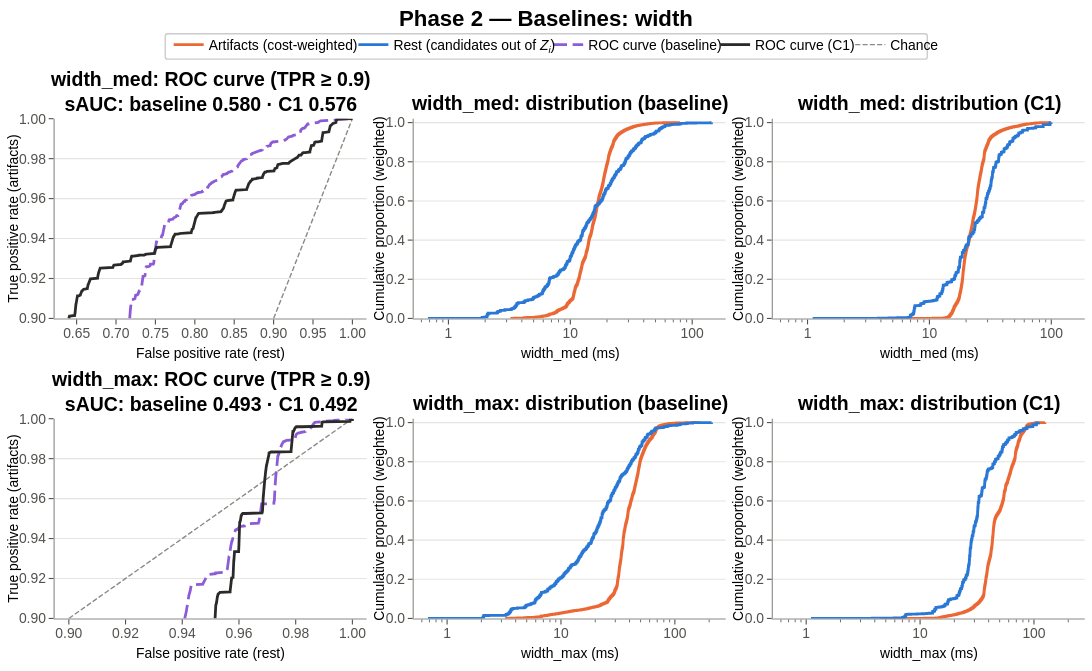

The notebook cell saved with this chart:
### Code cell
fig = plot_features(feat_dfs, "Width", title="Phase 2 — Baselines: width")
fig.show()

### Figure 1 — Plotly figure (JSON) as saved in the notebook; plotly's stock layout.template omitted (floating-point values rounded to 4 significant figures; data arrays with more than 128 entries replaced by an {"elided": "..."} marker saying what was removed)
{"data": [{"hoverinfo": "skip", "line": {"color": "#8a8985", "dash": "5.1px,2.2px", "width": 1.389}, "mode": "lines", "showlegend": false, "type": "scatter", "x": [0.9, 1], "xaxis": "x", "y": [0.9, 1], "yaxis": "y"}, {"hovertemplate": "%{text}<extra></extra>", "legend": "legend4", "legendgroup": "roc baseline", "line": {"color": "#8c5bd6", "dash": "13.9px,5.6px", "width": 2.778}, "mode": "lines", "showlegend": false, "text": {"elided": "5776 str values"}, "type": "scatter", "x": {"elided": "5776 float values"}, "xaxis": "x", "y": {"elided": "5776 float values"}, "yaxis": "y"}, {"hovertemplate": "%{text}<extra></extra>", "legend": "legend5", "legendgroup": "roc C1", "line": {"color": "#2b2a28", "dash": "solid", "width": 2.778}, "mode": "lines", "showlegend": false, "text": {"elided": "4408 str values"}, "type": "scatter", "x": {"elided": "4408 float values"}, "xaxis": "x", "y": {"elided": "4408 float values"}, "yaxis": "y"}, {"hovertemplate": "<b>Artifacts (baseline)</b><br>width_med ≤ %{x:.4g} ms: %{y:.1%}<extra></extra>", "legend": "legend2", "legendgroup": "class 1", "line": {"color": "#eb6834", "shape": "hv", "width": 2.778}, "mode": "lines", "showlegend": false, "type": "scatter", "x": {"elided": "2001 float values"}, "xaxis": "x2", "y": {"elided": "2001 float values"}, "yaxis": "y2"}, {"hovertemplate": "<b>Rest (baseline)</b><br>width_med ≤ %{x:.4g} ms: %{y:.1%}<extra></extra>", "legend": "legend3", "legendgroup": "class 0", "line": {"color": "#2a78d6", "shape": "hv", "width": 2.778}, "mode": "lines", "showlegend": false, "type": "scatter", "x": {"elided": "2001 float values"}, "xaxis": "x2", "y": {"elided": "2001 float values"}, "yaxis": "y2"}, {"hovertemplate": "<b>Artifacts (C1)</b><br>width_med ≤ %{x:.4g} ms: %{y:.1%}<extra></extra>", "legend": "legend2", "legendgroup": "class 1", "line": {"color": "#eb6834", "shape": "hv", "width": 2.778}, "mode": "lines", "showlegend": false, "type": "scatter", "x": {"elided": "2001 float values"}, "xaxis": "x3", "y": {"elided": "2001 float values"}, "yaxis": "y3"}, {"hovertemplate": "<b>Rest (C1)</b><br>width_med ≤ %{x:.4g} ms: %{y:.1%}<extra></extra>", "legend": "legend3", "legendgroup": "class 0", "line": {"color": "#2a78d6", "shape": "hv", "width": 2.778}, "mode": "lines", "showlegend": false, "type": "scatter", "x": {"elided": "2001 float values"}, "xaxis": "x3", "y": {"elided": "2001 float values"}, "yaxis": "y3"}, {"hoverinfo": "skip", "line": {"color": "#8a8985", "dash": "5.1px,2.2px", "width": 1.389}, "mode": "lines", "showlegend": false, "type": "scatter", "x": [0.9, 1], "xaxis": "x4", "y": [0.9, 1], "yaxis": "y4"}, {"hovertemplate": "%{text}<extra></extra>", "legend": "legend4", "legendgroup": "roc baseline", "line": {"color": "#8c5bd6", "dash": "13.9px,5.6px", "width": 2.778}, "mode": "lines", "showlegend": false, "text": {"elided": "2828 str values"}, "type": "scatter", "x": {"elided": "2828 float values"}, "xaxis": "x4", "y": {"elided": "2828 float values"}, "yaxis": "y4"}, {"hovertemplate": "%{text}<extra></extra>", "legend": "legend5", "legendgroup": "roc C1", "line": {"color": "#2b2a28", "dash": "solid", "width": 2.778}, "mode": "lines", "showlegend": false, "text": {"elided": "1722 str values"}, "type": "scatter", "x": {"elided": "1722 float values"}, "xaxis": "x4", "y": {"elided": "1722 float values"}, "yaxis": "y4"}, {"hovertemplate": "<b>Artifacts (baseline)</b><br>width_max ≤ %{x:.4g} ms: %{y:.1%}<extra></extra>", "legend": "legend2", "legendgroup": "class 1", "line": {"color": "#eb6834", "shape": "hv", "width": 2.778}, "mode": "lines", "showlegend": false, "type": "scatter", "x": {"elided": "2001 float values"}, "xaxis": "x5", "y": {"elided": "2001 float values"}, "yaxis": "y5"}, {"hovertemplate": "<b>Rest (baseline)</b><br>width_max ≤ %{x:.4g} ms: %{y:.1%}<extra></extra>", "legend": "legend3", "legendgroup": "class 0", "line": {"color": "#2a78d6", "shape": "hv", "width": 2.778}, "mode": "lines", "showlegend": false, "type": "scatter", "x": {"elided": "2001 float values"}, "xaxis": "x5", "y": {"elided": "2001 float values"}, "yaxis": "y5"}, {"hovertemplate": "<b>Artifacts (C1)</b><br>width_max ≤ %{x:.4g} ms: %{y:.1%}<extra></extra>", "legend": "legend2", "legendgroup": "class 1", "line": {"color": "#eb6834", "shape": "hv", "width": 2.778}, "mode": "lines", "showlegend": false, "type": "scatter", "x": {"elided": "2001 float values"}, "xaxis": "x6", "y": {"elided": "2001 float values"}, "yaxis": "y6"}, {"hovertemplate": "<b>Rest (C1)</b><br>width_max ≤ %{x:.4g} ms: %{y:.1%}<extra></extra>", "legend": "legend3", "legendgroup": "class 0", "line": {"color": "#2a78d6", "shape": "hv", "width": 2.778}, "mode": "lines", "showlegend": false, "type": "scatter", "x": {"elided": "2001 float values"}, "xaxis": "x6", "y": {"elided": "2001 float values"}, "yaxis": "y6"}, {"hoverinfo": "skip", "legend": "legend2", "legendgroup": "class 1", "line": {"color": "#eb6834", "dash": "solid", "width": 2.778}, "mode": "lines", "name": "Artifacts (cost-weighted)", "showlegend": true, "type": "scatter", "x": [null], "y": [null]}, {"hoverinfo": "skip", "legend": "legend3", "legendgroup": "class 0", "line": {"color": "#2a78d6", "dash": "solid", "width": 2.778}, "mode": "lines", "name": "Rest (candidates out of <i>Z</i><sub><i>i</i></sub>)", "showlegend": true, "type": "scatter", "x": [null], "y": [null]}, {"hoverinfo": "skip", "legend": "legend4", "legendgroup": "roc baseline", "line": {"color": "#8c5bd6", "dash": "13.9px,5.6px", "width": 2.778}, "mode": "lines", "name": "ROC curve (baseline)", "showlegend": true, "type": "scatter", "x": [null], "y": [null]}, {"hoverinfo": "skip", "legend": "legend5", "legendgroup": "roc C1", "line": {"color": "#2b2a28", "dash": "solid", "width": 2.778}, "mode": "lines", "name": "ROC curve (C1)", "showlegend": true, "type": "scatter", "x": [null], "y": [null]}, {"hoverinfo": "skip", "legend": "legend6", "legendgroup": "key6", "line": {"color": "#8a8985", "dash": "5.1px,2.2px", "width": 1.389}, "mode": "lines", "name": "Chance", "showlegend": true, "type": "scatter", "x": [null], "y": [null]}], "layout": {"annotations": [{"font": {"color": "black", "size": 19.44}, "showarrow": false, "text": "<b>width_med: ROC curve (TPR ≥ 0.9)<br>sAUC: baseline 0.580 · C1 0.576</b>", "textangle": 0, "x": 0.1929, "xanchor": "center", "xref": "paper", "y": 0.8634, "yanchor": "middle", "yref": "paper"}, {"font": {"color": "black", "size": 13.89}, "showarrow": false, "text": "False positive rate (rest)", "textangle": 0, "x": 0.1929, "xanchor": "center", "xref": "paper", "y": 0.4733, "yanchor": "middle", "yref": "paper"}, {"font": {"color": "black", "size": 13.89}, "showarrow": false, "text": "True positive rate (artifacts)", "textangle": -90, "x": 0.01118, "xanchor": "center", "xref": "paper", "y": 0.6743, "yanchor": "middle", "yref": "paper"}, {"font": {"color": "black", "size": 19.44}, "showarrow": false, "text": "<b>width_med: distribution (baseline)</b>", "textangle": 0, "x": 0.5217, "xanchor": "center", "xref": "paper", "y": 0.846, "yanchor": "middle", "yref": "paper"}, {"font": {"color": "black", "size": 13.89}, "showarrow": false, "text": "width_med (ms)", "textangle": 0, "x": 0.5217, "xanchor": "center", "xref": "paper", "y": 0.4733, "yanchor": "middle", "yref": "paper"}, {"font": {"color": "black", "size": 13.89}, "showarrow": false, "text": "Cumulative proportion (weighted)", "textangle": -90, "x": 0.3464, "xanchor": "center", "xref": "paper", "y": 0.6743, "yanchor": "middle", "yref": "paper"}, {"font": {"color": "black", "size": 19.44}, "showarrow": false, "text": "<b>width_med: distribution (C1)</b>", "textangle": 0, "x": 0.8506, "xanchor": "center", "xref": "paper", "y": 0.846, "yanchor": "middle", "yref": "paper"}, {"font": {"color": "black", "size": 13.89}, "showarrow": false, "text": "width_med (ms)", "textangle": 0, "x": 0.8506, "xanchor": "center", "xref": "paper", "y": 0.4733, "yanchor": "middle", "yref": "paper"}, {"font": {"color": "black", "size": 13.89}, "showarrow": false, "text": "Cumulative proportion (weighted)", "textangle": -90, "x": 0.6753, "xanchor": "center", "xref": "paper", "y": 0.6743, "yanchor": "middle", "yref": "paper"}, {"font": {"color": "black", "size": 19.44}, "showarrow": false, "text": "<b>width_max: ROC curve (TPR ≥ 0.9)<br>sAUC: baseline 0.493 · C1 0.492</b>", "textangle": 0, "x": 0.1929, "xanchor": "center", "xref": "paper", "y": 0.4163, "yanchor": "middle", "yref": "paper"}, {"font": {"color": "black", "size": 13.89}, "showarrow": false, "text": "False positive rate (rest)", "textangle": 0, "x": 0.1929, "xanchor": "center", "xref": "paper", "y": 0.02624, "yanchor": "middle", "yref": "paper"}, {"font": {"color": "black", "size": 13.89}, "showarrow": false, "text": "True positive rate (artifacts)", "textangle": -90, "x": 0.01118, "xanchor": "center", "xref": "paper", "y": 0.2272, "yanchor": "middle", "yref": "paper"}, {"font": {"color": "black", "size": 19.44}, "showarrow": false, "text": "<b>width_max: distribution (baseline)</b>", "textangle": 0, "x": 0.5217, "xanchor": "center", "xref": "paper", "y": 0.3989, "yanchor": "middle", "yref": "paper"}, {"font": {"color": "black", "size": 13.89}, "showarrow": false, "text": "width_max (ms)", "textangle": 0, "x": 0.5217, "xanchor": "center", "xref": "paper", "y": 0.02624, "yanchor": "middle", "yref": "paper"}, {"font": {"color": "black", "size": 13.89}, "showarrow": false, "text": "Cumulative proportion (weighted)", "textangle": -90, "x": 0.3464, "xanchor": "center", "xref": "paper", "y": 0.2272, "yanchor": "middle", "yref": "paper"}, {"font": {"color": "black", "size": 19.44}, "showarrow": false, "text": "<b>width_max: distribution (C1)</b>", "textangle": 0, "x": 0.8506, "xanchor": "center", "xref": "paper", "y": 0.3989, "yanchor": "middle", "yref": "paper"}, {"font": {"color": "black", "size": 13.89}, "showarrow": false, "text": "width_max (ms)", "textangle": 0, "x": 0.8506, "xanchor": "center", "xref": "paper", "y": 0.02624, "yanchor": "middle", "yref": "paper"}, {"font": {"color": "black", "size": 13.89}, "showarrow": false, "text": "Cumulative proportion (weighted)", "textangle": -90, "x": 0.6753, "xanchor": "center", "xref": "paper", "y": 0.2272, "yanchor": "middle", "yref": "paper"}, {"font": {"color": "black", "size": 22.22}, "showarrow": false, "text": "<b>Phase 2 — Baselines: width</b>", "textangle": 0, "x": 0.5002, "xanchor": "center", "xref": "paper", "y": 0.9718, "yanchor": "middle", "yref": "paper"}], "font": {"color": "black", "family": "Arial", "size": 13.89}, "height": 671, "hovermode": "closest", "legend2": {"bgcolor": "rgba(0, 0, 0, 0)", "borderwidth": 0, "font": {"color": "black", "size": 13.89}, "groupclick": "togglegroup", "itemclick": "toggle", "itemdoubleclick": false, "itemwidth": 30, "orientation": "h", "x": 0.1545, "xanchor": "left", "y": 0.9328, "yanchor": "middle"}, "legend3": {"bgcolor": "rgba(0, 0, 0, 0)", "borderwidth": 0, "font": {"color": "black", "size": 13.89}, "groupclick": "togglegroup", "itemclick": "toggle", "itemdoubleclick": false, "itemwidth": 30, "orientation": "h", "x": 0.3236, "xanchor": "left", "y": 0.9328, "yanchor": "middle"}, "legend4": {"bgcolor": "rgba(0, 0, 0, 0)", "borderwidth": 0, "font": {"color": "black", "size": 13.89}, "groupclick": "togglegroup", "itemclick": "toggle", "itemdoubleclick": false, "itemwidth": 30, "orientation": "h", "x": 0.502, "xanchor": "left", "y": 0.9328, "yanchor": "middle"}, "legend5": {"bgcolor": "rgba(0, 0, 0, 0)", "borderwidth": 0, "font": {"color": "black", "size": 13.89}, "groupclick": "togglegroup", "itemclick": "toggle", "itemdoubleclick": false, "itemwidth": 30, "orientation": "h", "x": 0.6548, "xanchor": "left", "y": 0.9328, "yanchor": "middle"}, "legend6": {"bgcolor": "rgba(0, 0, 0, 0)", "borderwidth": 0, "font": {"color": "black", "size": 13.89}, "groupclick": "togglegroup", "itemclick": false, "itemdoubleclick": false, "itemwidth": 30, "orientation": "h", "x": 0.7786, "xanchor": "left", "y": 0.9328, "yanchor": "middle"}, "margin": {"autoexpand": false, "b": 0, "l": 0, "r": 0, "t": 0}, "paper_bgcolor": "white", "plot_bgcolor": "white", "shapes": [{"fillcolor": "rgba(255, 255, 255, 0.8)", "layer": "above", "line": {"color": "#cccccc", "width": 1.389}, "path": "M 0.1532795495708324,0.9118105362021859 L 0.8471924560989055,0.9118105362021859 Q 0.8491611150484291,0.9118105362021859 0.8491611150484291,0.9159502944403047 L 0.8491611150484291,0.9455958147044213 Q 0.8491611150484291,0.9497355729425402 0.8471924560989055,0.9497355729425402 L 0.1532795495708324,0.9497355729425402 Q 0.1513108906213088,0.9497355729425402 0.1513108906213088,0.9455958147044213 L 0.1513108906213088,0.9159502944403047 Q 0.1513108906213088,0.9118105362021859 0.1532795495708324,0.9118105362021859 Z", "type": "path", "xref": "paper", "yref": "paper"}], "showlegend": true, "width": 1411, "xaxis": {"anchor": "y", "automargin": false, "domain": [0.05005, 0.3357], "dtick": 0.05, "layer": "below traces", "linecolor": "#8a8985", "linewidth": 1.111, "mirror": false, "range": [0.6221, 1.018], "showgrid": false, "showline": true, "tick0": 0.65, "tickcolor": "#52514e", "tickfont": {"color": "#52514e", "size": 13.89}, "tickformat": ".2f", "ticklabelstandoff": -3, "ticklen": 4.861, "tickmode": "linear", "ticks": "outside", "tickwidth": 1.111, "zeroline": false}, "xaxis2": {"anchor": "y2", "automargin": false, "domain": [0.3789, 0.6645], "layer": "below traces", "linecolor": "#8a8985", "linewidth": 1.111, "minor": {"showgrid": false, "tickcolor": "#52514e", "ticklen": 2.778, "ticks": "outside", "tickvals": [0.6, 0.7, 0.8, 0.9, 2, 3, 4, 5, 6, 7, 8, 9, 20, 30, 40, 50, 60, 70, 80, 90], "tickwidth": 0.8333}, "mirror": false, "range": [-0.2847, 2.275], "showgrid": false, "showline": true, "tickcolor": "#52514e", "tickfont": {"color": "#52514e", "size": 13.89}, "ticklabelstandoff": -3, "ticklen": 4.861, "tickmode": "array", "ticks": "outside", "ticktext": ["1", "10", "100"], "tickvals": [1, 10, 100], "tickwidth": 1.111, "type": "log", "zeroline": false}, "xaxis3": {"anchor": "y3", "automargin": false, "domain": [0.7077, 0.9934], "layer": "below traces", "linecolor": "#8a8985", "linewidth": 1.111, "minor": {"showgrid": false, "tickcolor": "#52514e", "ticklen": 2.778, "ticks": "outside", "tickvals": [0.6, 0.7, 0.8, 0.9, 2, 3, 4, 5, 6, 7, 8, 9, 20, 30, 40, 50, 60, 70, 80, 90], "tickwidth": 0.8333}, "mirror": false, "range": [-0.2847, 2.275], "showgrid": false, "showline": true, "tickcolor": "#52514e", "tickfont": {"color": "#52514e", "size": 13.89}, "ticklabelstandoff": -3, "ticklen": 4.861, "tickmode": "array", "ticks": "outside", "ticktext": ["1", "10", "100"], "tickvals": [1, 10, 100], "tickwidth": 1.111, "type": "log", "zeroline": false}, "xaxis4": {"anchor": "y4", "automargin": false, "domain": [0.05005, 0.3357], "dtick": 0.02, "layer": "below traces", "linecolor": "#8a8985", "linewidth": 1.111, "mirror": false, "range": [0.895, 1.005], "showgrid": false, "showline": true, "tick0": 0.9, "tickcolor": "#52514e", "tickfont": {"color": "#52514e", "size": 13.89}, "tickformat": ".2f", "ticklabelstandoff": -3, "ticklen": 4.861, "tickmode": "linear", "ticks": "outside", "tickwidth": 1.111, "zeroline": false}, "xaxis5": {"anchor": "y5", "automargin": false, "domain": [0.3789, 0.6645], "layer": "below traces", "linecolor": "#8a8985", "linewidth": 1.111, "minor": {"showgrid": false, "tickcolor": "#52514e", "ticklen": 2.778, "ticks": "outside", "tickvals": [0.6, 0.7, 0.8, 0.9, 2, 3, 4, 5, 6, 7, 8, 9, 20, 30, 40, 50, 60, 70, 80, 90, 200], "tickwidth": 0.8333}, "mirror": false, "range": [-0.2928, 2.446], "showgrid": false, "showline": true, "tickcolor": "#52514e", "tickfont": {"color": "#52514e", "size": 13.89}, "ticklabelstandoff": -3, "ticklen": 4.861, "tickmode": "array", "ticks": "outside", "ticktext": ["1", "10", "100"], "tickvals": [1, 10, 100], "tickwidth": 1.111, "type": "log", "zeroline": false}, "xaxis6": {"anchor": "y6", "automargin": false, "domain": [0.7077, 0.9934], "layer": "below traces", "linecolor": "#8a8985", "linewidth": 1.111, "minor": {"showgrid": false, "tickcolor": "#52514e", "ticklen": 2.778, "ticks": "outside", "tickvals": [0.6, 0.7, 0.8, 0.9, 2, 3, 4, 5, 6, 7, 8, 9, 20, 30, 40, 50, 60, 70, 80, 90, 200], "tickwidth": 0.8333}, "mirror": false, "range": [-0.2928, 2.446], "showgrid": false, "showline": true, "tickcolor": "#52514e", "tickfont": {"color": "#52514e", "size": 13.89}, "ticklabelstandoff": -3, "ticklen": 4.861, "tickmode": "array", "ticks": "outside", "ticktext": ["1", "10", "100"], "tickvals": [1, 10, 100], "tickwidth": 1.111, "type": "log", "zeroline": false}, "yaxis": {"anchor": "x", "automargin": false, "domain": [0.5254, 0.8231], "dtick": 0.02, "gridcolor": "#e5e4e0", "gridwidth": 1.111, "layer": "below traces", "linecolor": "#8a8985", "linewidth": 1.111, "mirror": false, "range": [0.9, 1], "showgrid": true, "showline": true, "tick0": 0.9, "tickcolor": "#52514e", "tickfont": {"color": "#52514e", "size": 13.89}, "tickformat": ".2f", "ticklen": 4.861, "tickmode": "linear", "ticks": "outside", "tickwidth": 1.111, "zeroline": false}, "yaxis2": {"anchor": "x2", "automargin": false, "domain": [0.5254, 0.8231], "dtick": 0.2, "gridcolor": "#e5e4e0", "gridwidth": 1.111, "layer": "below traces", "linecolor": "#8a8985", "linewidth": 1.111, "mirror": false, "range": [0, 1.02], "showgrid": true, "showline": true, "tick0": 0, "tickcolor": "#52514e", "tickfont": {"color": "#52514e", "size": 13.89}, "tickformat": ".1f", "ticklen": 4.861, "tickmode": "linear", "ticks": "outside", "tickwidth": 1.111, "zeroline": false}, "yaxis3": {"anchor": "x3", "automargin": false, "domain": [0.5254, 0.8231], "dtick": 0.2, "gridcolor": "#e5e4e0", "gridwidth": 1.111, "layer": "below traces", "linecolor": "#8a8985", "linewidth": 1.111, "mirror": false, "range": [0, 1.02], "showgrid": true, "showline": true, "tick0": 0, "tickcolor": "#52514e", "tickfont": {"color": "#52514e", "size": 13.89}, "tickformat": ".1f", "ticklen": 4.861, "tickmode": "linear", "ticks": "outside", "tickwidth": 1.111, "zeroline": false}, "yaxis4": {"anchor": "x4", "automargin": false, "domain": [0.07832, 0.376], "dtick": 0.02, "gridcolor": "#e5e4e0", "gridwidth": 1.111, "layer": "below traces", "linecolor": "#8a8985", "linewidth": 1.111, "mirror": false, "range": [0.9, 1], "showgrid": true, "showline": true, "tick0": 0.9, "tickcolor": "#52514e", "tickfont": {"color": "#52514e", "size": 13.89}, "tickformat": ".2f", "ticklen": 4.861, "tickmode": "linear", "ticks": "outside", "tickwidth": 1.111, "zeroline": false}, "yaxis5": {"anchor": "x5", "automargin": false, "domain": [0.07832, 0.376], "dtick": 0.2, "gridcolor": "#e5e4e0", "gridwidth": 1.111, "layer": "below traces", "linecolor": "#8a8985", "linewidth": 1.111, "mirror": false, "range": [0, 1.02], "showgrid": true, "showline": true, "tick0": 0, "tickcolor": "#52514e", "tickfont": {"color": "#52514e", "size": 13.89}, "tickformat": ".1f", "ticklen": 4.861, "tickmode": "linear", "ticks": "outside", "tickwidth": 1.111, "zeroline": false}, "yaxis6": {"anchor": "x6", "automargin": false, "domain": [0.07832, 0.376], "dtick": 0.2, "gridcolor": "#e5e4e0", "gridwidth": 1.111, "layer": "below traces", "linecolor": "#8a8985", "linewidth": 1.111, "mirror": false, "range": [0, 1.02], "showgrid": true, "showline": true, "tick0": 0, "tickcolor": "#52514e", "tickfont": {"color": "#52514e", "size": 13.89}, "tickformat": ".1f", "ticklen": 4.861, "tickmode": "linear", "ticks": "outside", "tickwidth": 1.111, "zeroline": false}}}
